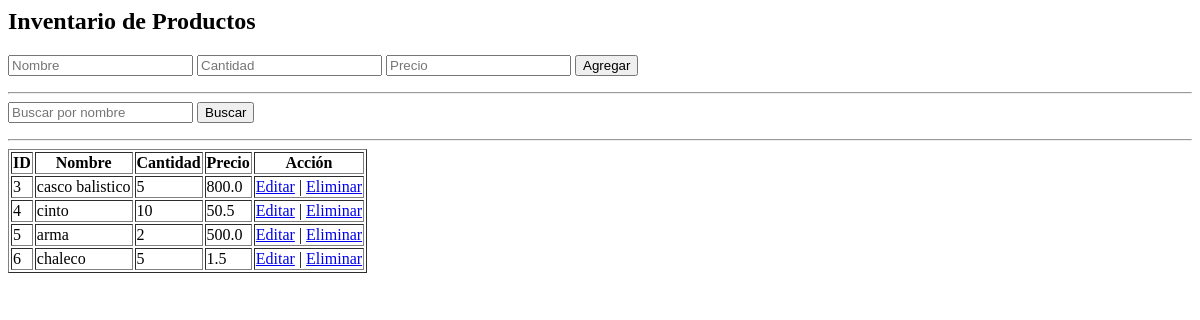
Before: /productos with the older database file.
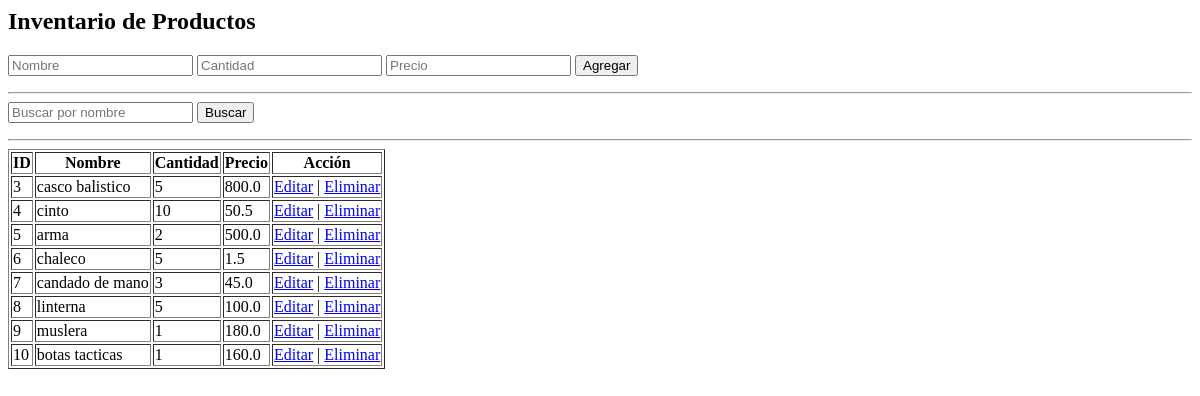
After: the same page with the newer database file.
### tables this page shows
CREATE TABLE productos (
            id INTEGER PRIMARY KEY AUTOINCREMENT,
            nombre TEXT NOT NULL,
            cantidad INTEGER NOT NULL,
            precio REAL NOT NULL
        );

### app.py (the view)
@app.route("/productos")
def productos():
    conn = conectar()
    cursor = conn.cursor()
    cursor.execute("SELECT * FROM productos")
    datos = cursor.fetchall()
    conn.close()
    inventario.productos.clear()
    for fila in datos:
        producto = Producto(fila[0], fila[1], fila[2], fila[3])
        inventario.agregar_producto(producto)
    return render_template("productos.html", productos=inventario.mostrar_todos())

### database.py (called while the page is built)
def conectar():
    conn = sqlite3.connect("inventario.db")
    return conn

### model/inventario.py (called while the page is built)
    def agregar_producto(self, producto):
        self.productos[producto.get_id()] = producto

    def mostrar_todos(self):
        return list(self.productos.values())

### model/producto.py (called while the page is built)
    def get_id(self):
        return self.__id

    def get_nombre(self):
        return self.__nombre

    def get_cantidad(self):
        return self.__cantidad

    def get_precio(self):
        return self.__precio

### templates/productos.html
<h2>Inventario de Productos</h2>
<form action="/agregar" method="POST">
    <input type="text" name="nombre" placeholder="Nombre" required>
    <input type="number" name="cantidad" placeholder="Cantidad" required>
    <input type="number" step="0.01" name="precio" placeholder="Precio" required>
    <button type="submit">Agregar</button>
</form>
<hr>
<form action="/buscar" method="POST">
    <input type="text" name="nombre" placeholder="Buscar por nombre" required>
    <button type="submit">Buscar</button>
</form>
<hr>
<table border="1">
    <tr>
        <th>ID</th>
        <th>Nombre</th>
        <th>Cantidad</th>
        <th>Precio</th>
        <th>Acción</th>
    </tr>
    {% for producto in productos %}
    <tr>
        <td>{{ producto.get_id() }}</td>
        <td>{{ producto.get_nombre() }}</td>
        <td>{{ producto.get_cantidad() }}</td>
        <td>{{ producto.get_precio() }}</td>
        <td>
            <a href="/editar/{{ producto.get_id() }}">Editar</a> |
            <a href="/eliminar/{{ producto.get_id() }}">Eliminar</a>
        </td>
    </tr>
    {% endfor %}
</table>

Changed rows visible on the page:
added productos: get_id "7", get_nombre "candado de mano", get_cantidad "3", get_precio "45.0"
added productos: get_id "8", get_nombre "linterna", get_cantidad "5", get_precio "100.0"
added productos: get_id "9", get_nombre "muslera", get_cantidad "1", get_precio "180.0"
added productos: get_id "10", get_nombre "botas tacticas", get_cantidad "1", get_precio "160.0"
